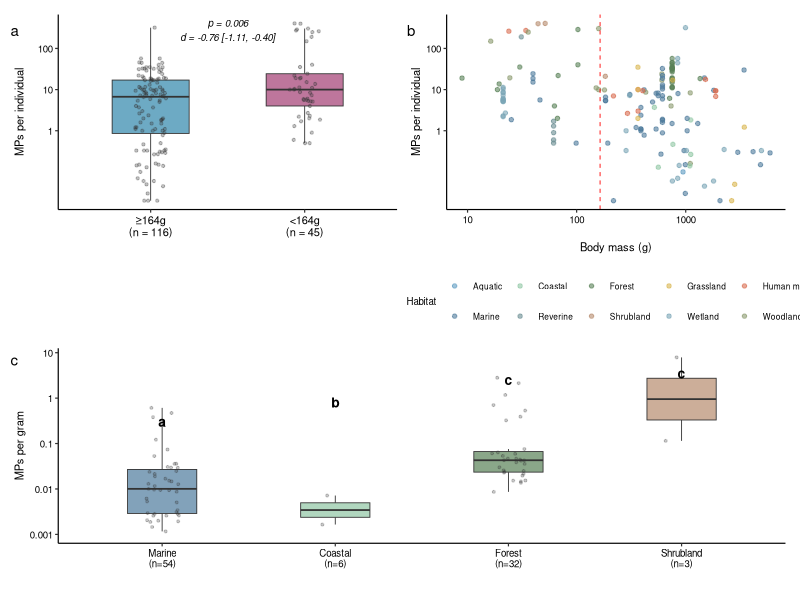
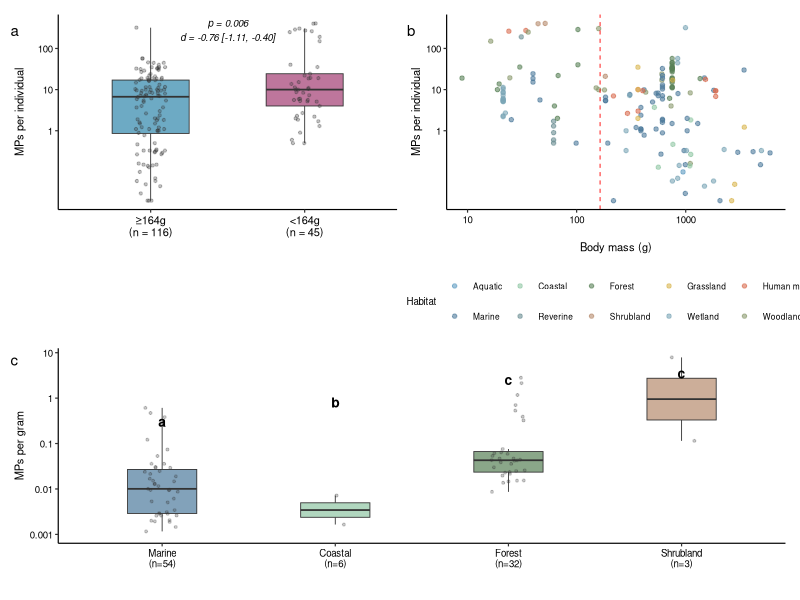
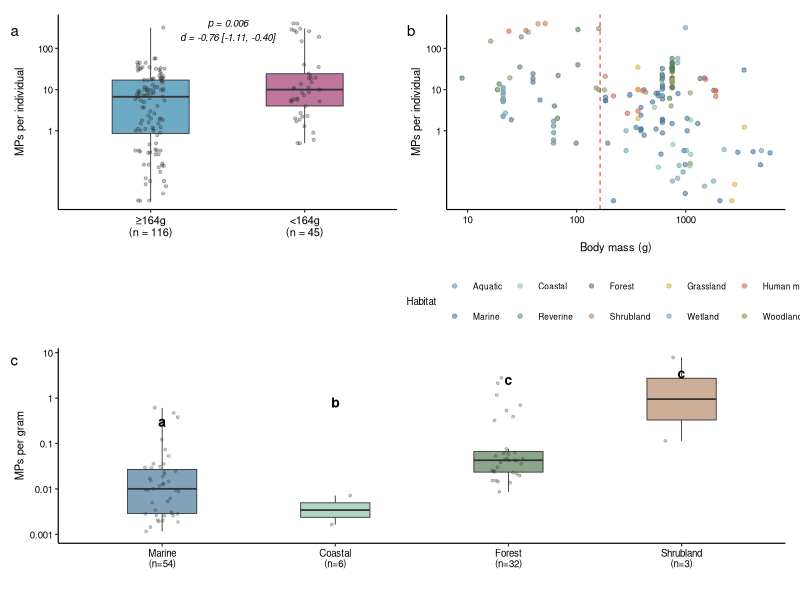

The R source for these figures, in order:









# Load required libraries
library(ggplot2)
library(dplyr)
library(patchwork)
library(ggpubr)



# Read data
fd_raw <- read.csv("fd-ind.csv", stringsAsFactors = FALSE, na.strings = c("", "NA"))

# Calculate MP load normalized by body mass (this is your "ingestion proxy")
fd_raw$MP_per_g <- fd_raw$Mppersp / fd_raw$Mass

# For log-transformation (log-transform allometric data)
fd_raw$log_MP <- log10(fd_raw$Mppersp + 1)  # +1 to handle zeros
fd_raw$log_Mass <- log10(fd_raw$Mass)
fd_raw$log_Beak <- log10(fd_raw$Beak_Length_Culmen)

# Check your new data structure
summary(fd_raw$MP_per_g)


# ------------------------------------------------------------------------------
# PANEL A: Body mass threshold effect with sample sizes-------------------------Figure 6a
# ------------------------------------------------------------------------------

# Calculate sample sizes
n_small <- sum(fd_raw$Mass < 164, na.rm = TRUE)
n_large <- sum(fd_raw$Mass >= 164, na.rm = TRUE)

# Calculate medians for annotation
median_small <- median(fd_raw$Mppersp[fd_raw$Mass < 164], na.rm = TRUE)
median_large <- median(fd_raw$Mppersp[fd_raw$Mass >= 164], na.rm = TRUE)
fold_diff <- median_large / median_small

pA <- ggplot(fd_raw, aes(x = Mass < 164, y = Mppersp, fill = Mass < 164)) +
  geom_boxplot(alpha = 0.7, outlier.shape = NA, width = 0.5, size = 0.3) +
  geom_jitter(width = 0.1, alpha = 0.3, size = 0.8, color = "gray20") +
  scale_y_log10(breaks = c(1, 10, 100, 1000),
                labels = c("1", "10", "100", "1000")) +
  scale_fill_manual(values = c("FALSE" = "#2E86AB", "TRUE" = "#A23B72")) +
  labs(x = "", y = "MPs per individual") +
  scale_x_discrete(labels = c("FALSE" = paste0("≥164g\n(n = ", n_large, ")"),
                              "TRUE" = paste0("<164g\n(n = ", n_small, ")"))) +
  theme_classic(base_size = 9) +
  theme(
    legend.position = "none",
    axis.text.x = element_text(size = 8, color = "black"),
    axis.text.y = element_text(size = 7, color = "black"),
    axis.title.y = element_text(size = 8, color = "black"),
    plot.margin = margin(5, 5, 5, 5)
  ) +
  annotate("text", x = 1.5, y = max(fd_raw$Mppersp, na.rm = TRUE) * 0.7, 
           label = paste0("p = 0.006\nd = -0.76 [-1.11, -0.40]"), 
           size = 2.5, hjust = 0.5, fontface = "italic")

# ------------------------------------------------------------------------------
# PANEL B: Allometric relationship with threshold line--------------------------Figure 6b
# ------------------------------------------------------------------------------

pB <- ggplot(fd_raw, aes(x = Mass, y = Mppersp, color = Habitat)) +
  geom_point(alpha = 0.6, size = 1.2) +
  geom_vline(xintercept = 164, linetype = "dashed", color = "red", size = 0.3) +
  scale_x_log10(breaks = c(10, 100, 1000, 10000),
                labels = c("10", "100", "1000", "10000")) +
  scale_y_log10(breaks = c(1, 10, 100, 1000),
                labels = c("1", "10", "100", "1000")) +
  scale_color_manual(values = c(
    "Aquatic" = "#5e9cc2", "Coastal" = "#8fc6a4", "Forest" = "#588157",
    "Grassland" = "#d9b650", "Human modified" = "#d96c50", "Marine" = "#4d7a9c",
    "Reverine" = "#6a8d92", "Shrubland" = "#b68b6d", "Wetland" = "#7aa5b5",
    "Woodland" = "#8b9a6e"
  )) +
  labs(x = "Body mass (g)", y = "MPs per individual", color = "Habitat") +
  theme_classic(base_size = 9) +
  theme(
    legend.position = "bottom",
    legend.text = element_text(size = 6),
    legend.title = element_text(size = 7),
    axis.text = element_text(size = 7, color = "black"),
    axis.title = element_text(size = 8, color = "black"),
    plot.margin = margin(5, 5, 5, 5)
  ) +
  guides(color = guide_legend(nrow = 2, byrow = TRUE))

# ------------------------------------------------------------------------------
# PANEL C: Habitat ranking (clean version with letters for significance)--------Figure 6c
# ------------------------------------------------------------------------------

# Prepare habitat data for panel C
habitat_c <- fd_raw %>%
  filter(Habitat %in% c("Forest", "Shrubland", "Coastal", "Marine")) %>%
  mutate(Habitat = factor(Habitat, 
                          levels = c("Marine", "Coastal", "Forest", "Shrubland")))

# Sample sizes for panel C
sample_c <- habitat_c %>%
  group_by(Habitat) %>%
  summarise(n = n(), .groups = 'drop') %>%
  mutate(label = paste0(Habitat, "\n(n=", n, ")"))

pC <- ggplot(habitat_c, aes(x = Habitat, y = MP_per_g, fill = Habitat)) +
  geom_boxplot(alpha = 0.7, outlier.shape = NA, width = 0.4, size = 0.3) +
  geom_jitter(width = 0.1, alpha = 0.25, size = 0.7, color = "gray20") +
  scale_y_log10(limits = c(0.001, 8),
                breaks = c(0.001, 0.01, 0.1, 1, 10),
                labels = c("0.001", "0.01", "0.1", "1", "10")) +
  scale_fill_manual(values = c(
    "Marine" = "#4d7a9c",    # blue
    "Coastal" = "#8fc6a4",   # green
    "Forest" = "#588157",    # forest green
    "Shrubland" = "#b68b6d"  # brown
  )) +
  labs(x = "", y = "MPs per gram") +
  theme_classic(base_size = 9) +
  theme(
    legend.position = "none",
    axis.text.x = element_text(size = 7, color = "black"),
    axis.text.y = element_text(size = 7, color = "black"),
    axis.title.y = element_text(size = 8, color = "black"),
    plot.margin = margin(5, 5, 5, 5)
  ) +
  scale_x_discrete(labels = setNames(sample_c$label, sample_c$Habitat)) +
  
  # Add significance letters
  annotate("text", x = 1, y = 0.3, label = "a", size = 3.5, fontface = "bold") +
  annotate("text", x = 2, y = 0.8, label = "b", size = 3.5, fontface = "bold") +
  annotate("text", x = 3, y = 2.5, label = "c", size = 3.5, fontface = "bold") +
  annotate("text", x = 4, y = 3.5, label = "c", size = 3.5, fontface = "bold")

# ------------------------------------------------------------------------------
# COMBINE ALL PANELS
# ------------------------------------------------------------------------------

final_figure <- (pA | pB) / pC +
  plot_annotation(
    tag_levels = 'a',
    theme = theme(plot.tag = element_text(size = 10, face = "bold"))
  ) &
  theme(plot.tag.position = c(0, 0.95))



# Save main figure
ggsave("Figure_1_main.tiff", 
       plot = final_figure,
       width = 174, 
       height = 160, 
       units = "mm", 
       dpi = 300, 
       compression = "lzw")

ggsave("Figure_1_main.pdf", 
       plot = final_figure,
       width = 174, 
       height = 160, 
       units = "mm", 
       dpi = 300)

# Display
print(final_figure)
